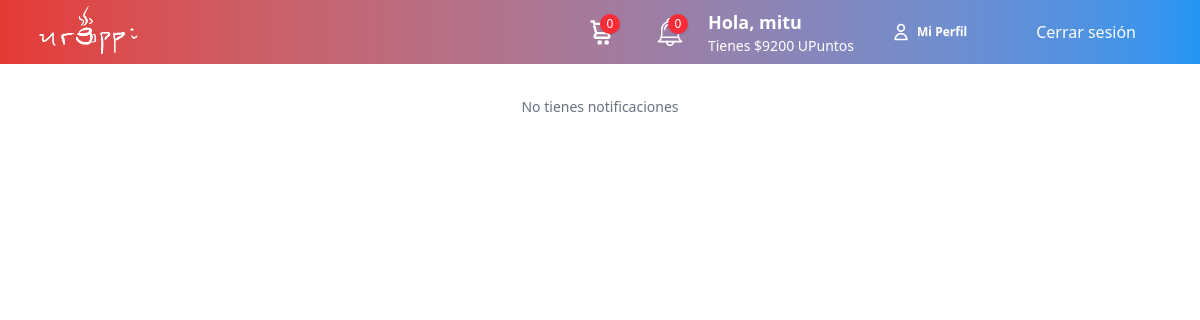
Before: /comprador/notifications/ (signed in) with the older database file.
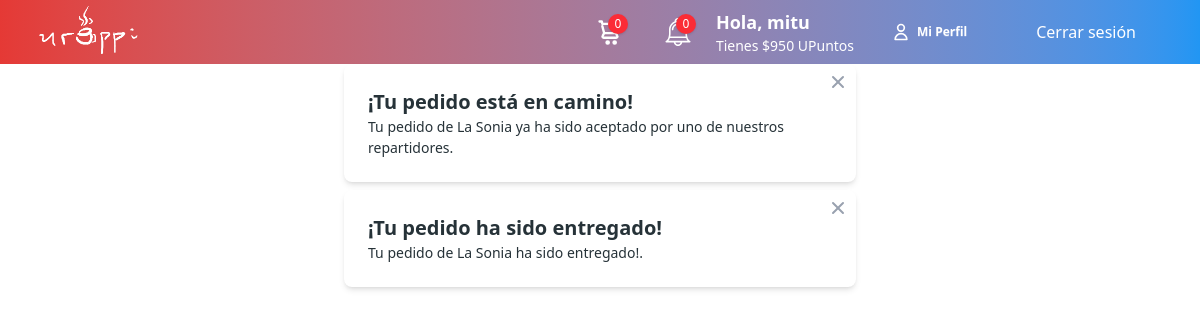
After: the same page with the newer database file.
### urappiapp/models.py (models this page shows)
class User(AbstractUser):
    pronombres = [("La", "La"), ("El", "El"), ("Le", "Le"), ("Otro", "Otro")]
    pronombre = models.CharField(max_length=5, choices=pronombres)
    apodo = models.CharField(max_length=30)  # Apodo o nombre visible
    rating = models.FloatField(default=0.0)
    votes = models.IntegerField(default=0)
    rol = models.CharField(
        max_length=20,
        choices=[
            ("customer", "Cliente"),
            ("deliver", "Repartidor"),
            ("seller", "Vendedor"),
        ],
    )
    upuntos = models.IntegerField(default=0)

class Notification(models.Model):
    user = models.ForeignKey(
        settings.AUTH_USER_MODEL,
        on_delete=models.CASCADE,
        related_name="user",
        null=True,
    )
    deliverer = models.ForeignKey(
        settings.AUTH_USER_MODEL,
        on_delete=models.CASCADE,
        related_name="notification_emitter",
        null=True,
    )
    order = models.ForeignKey(
        Order, on_delete=models.CASCADE, related_name="order", null=True
    )
    message = models.TextField()
    types = [
        ("entregado", "Pedido entregado"),
        ("cancelado", "Pedido cancelado"),
        ("aceptado", "Pedido aceptado"),
    ]
    type = models.CharField(max_length=20, choices=types, null=True)
    status = models.CharField(max_length=20, default="unread")
    created_at = models.TimeField(null=True)

### app_comprador/views.py (the view)
# urls.py: path("notifications/", views.show_notifications, name="show_notifications"),
@login_required(login_url="/login")
def show_notifications(request):
    notifications = []
    try:
        notifications = Notification.objects.filter(user=request.user).order_by(
            "-created_at"
        )
    except Notification.DoesNotExist:
        print("notification does not exist!")
    context = {"usuario":request.user
               ,"notifications": notifications}
    return render(request, "app_comprador/notification_menu.html", context)

### app_comprador/templates/app_comprador/notification_menu.html (shortened to what this page needs)
{% extends 'urappi/base.html' %}
{% block content %}
<div class="px-4">
  <div class="list items-center w-full gap-2">
      {% for notification in notifications %}
          {% include "app_comprador/notifications_menu/_notification_info.html" with notification=notification %}
      {% empty %}
          <p class="text-center text-gray-500 py-8">No tienes notificaciones</p>
      {% endfor %}
  </div>
</div>
{% endblock content %}

### urappi/templates/urappi/header.html (shortened to what this page needs)
<header class="bg-gradient-to-r from-primary to-secondary text-white">
     {% load static %}
    <div class="max-w-7xl mx-auto px-4 sm:px-6 lg:px-8 flex items-center justify-between h-16">
        <a href="{% url 'home' %}">
            <img src="{% static 'images/logo.png' %}" alt="Urappi Logo" class="h-16 object-contain">
        </a>
        <nav class="flex items-center space-x-6">
        {% if user.rol == 'customer' %}
            <a href="{% url 'cart' %}" class="relative group ml-4 flex items-center">
                <span class="absolute -top-1 -right-1 bg-red-500 text-xs rounded-full w-5 h-5 flex items-center justify-center text-white shadow
                group-hover:bg-red-600 transition">0</span>
            </a>
             <a href="{% url 'show_notifications' %}" class="relative group ml-4 flex items-center">
                <span class="absolute -top-1 -right-1 bg-red-500 text-xs rounded-full w-5 h-5 flex items-center justify-center text-white shadow
                group-hover:bg-red-600 transition">0</span>
            </a>
        {% endif %}
        {% if user.is_authenticated %}
            <div class="flex flex-col justify-center justify-between">
                <h1 class="text-lg font-semibold">Hola, {{ usuario.apodo }}</h1>
                <p class="text-sm">Tienes ${{ usuario.upuntos }} UPuntos</p>
            </div>
            <a href="{% url 'profile' %}" class="btn btn-ghost btn-sm">
                <svg xmlns="http://www.w3.org/2000/svg" class="h-5 w-5" fill="none" viewBox="0 0 24 24" stroke="currentColor">
                    <path stroke-linecap="round" stroke-linejoin="round" stroke-width="2" d="M16 7a4 4 0 11-8 0 4 4 0 018 0zM12 14a7 7 0 00-7 7h14a7 7 0 00-7-7z" />
                </svg>
                Mi Perfil
            </a>
            <div class="max-w-7xl mx-auto px-4 sm:px-6 lg:px-8 flex items-center justify-between h-16">
                <a href="{% url 'logout' %}">Cerrar sesión </a>
            </div>
        {% endif %}
        </nav>
    </div>
</header>

### app_comprador/templates/app_comprador/notifications_menu/_notification_info.html (shortened to what this page needs)
{% load static %}
<div class="w-full max-w-lg rounded-lg bg-white shadow-md relative">
    <form method="post" action="{% url 'delete_notification' notification.id %}">
        <button type="submit" class="absolute top-1 right-1 p-1 rounded-full hover:bg-gray-100 transition-colors" id="delete-notif-button">
        </button>
    </form>
    <div class="textarea-md p-6">
        {% if notification.type == "entregado" %}
            <h3 class="text-xl font-bold">¡Tu pedido ha sido entregado!</h3>
        {% elif notification.type == "cancelado" %}
            <h3 class="text-xl font-bold">Tu pedido ha sido cancelado :c</h3>
        {% elif notification.type == "aceptado" %}
            <h3 class="text-xl font-bold">¡Tu pedido está en camino!</h3>
        {% endif %}
        <p> {{notification.message}} </p>
    </div>
</div>

Changed rows visible on the page:
changed User "mitu": upuntos "9200" → "950"
added Notification: type "¡Tu pedido está en camino!", message "Tu pedido de La Sonia ya ha sido aceptado por uno de nuestros repartidores."
added Notification: type "¡Tu pedido ha sido entregado!", message "Tu pedido de La Sonia ha sido entregado!."
Other visible differences:
text no longer shown: "No tienes notificaciones"
